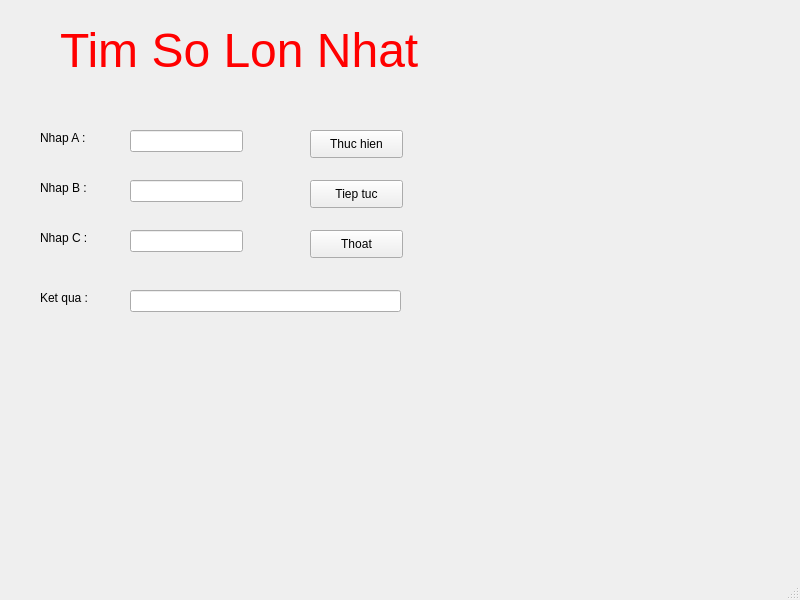
<?xml version="1.0" encoding="UTF-8"?>
<ui version="4.0">
 <class>MainWindow</class>
 <widget class="QMainWindow" name="MainWindow">
  <property name="geometry">
   <rect>
    <x>0</x>
    <y>0</y>
    <width>800</width>
    <height>600</height>
   </rect>
  </property>
  <property name="windowTitle">
   <string>MainWindow</string>
  </property>
  <widget class="QWidget" name="centralwidget">
   <widget class="QLineEdit" name="lineEdit_A">
    <property name="geometry">
     <rect>
      <x>130</x>
      <y>130</y>
      <width>113</width>
      <height>22</height>
     </rect>
    </property>
   </widget>
   <widget class="QLineEdit" name="lineEdit_B">
    <property name="geometry">
     <rect>
      <x>130</x>
      <y>180</y>
      <width>113</width>
      <height>22</height>
     </rect>
    </property>
   </widget>
   <widget class="QLineEdit" name="lineEdit_C">
    <property name="geometry">
     <rect>
      <x>130</x>
      <y>230</y>
      <width>113</width>
      <height>22</height>
     </rect>
    </property>
   </widget>
   <widget class="QPushButton" name="pushButton_ThucHien">
    <property name="geometry">
     <rect>
      <x>310</x>
      <y>130</y>
      <width>93</width>
      <height>28</height>
     </rect>
    </property>
    <property name="text">
     <string>Thuc hien</string>
    </property>
   </widget>
   <widget class="QPushButton" name="pushButton_TiepTuc">
    <property name="geometry">
     <rect>
      <x>310</x>
      <y>180</y>
      <width>93</width>
      <height>28</height>
     </rect>
    </property>
    <property name="text">
     <string>Tiep tuc</string>
    </property>
   </widget>
   <widget class="QPushButton" name="pushButton_Thoat">
    <property name="geometry">
     <rect>
      <x>310</x>
      <y>230</y>
      <width>93</width>
      <height>28</height>
     </rect>
    </property>
    <property name="text">
     <string>Thoat</string>
    </property>
   </widget>
   <widget class="QLineEdit" name="lineEdit_4">
    <property name="geometry">
     <rect>
      <x>130</x>
      <y>290</y>
      <width>271</width>
      <height>22</height>
     </rect>
    </property>
   </widget>
   <widget class="QLabel" name="label">
    <property name="geometry">
     <rect>
      <x>40</x>
      <y>130</y>
      <width>55</width>
      <height>16</height>
     </rect>
    </property>
    <property name="text">
     <string>Nhap A : </string>
    </property>
   </widget>
   <widget class="QLabel" name="label_2">
    <property name="geometry">
     <rect>
      <x>60</x>
      <y>20</y>
      <width>481</width>
      <height>61</height>
     </rect>
    </property>
    <property name="font">
     <font>
      <pointsize>36</pointsize>
     </font>
    </property>
    <property name="text">
     <string>&lt;html&gt;&lt;head/&gt;&lt;body&gt;&lt;p&gt;&lt;span style=&quot; color:#ff0000;&quot;&gt;Tim So Lon Nhat&lt;/span&gt;&lt;/p&gt;&lt;/body&gt;&lt;/html&gt;</string>
    </property>
   </widget>
   <widget class="QLabel" name="label_3">
    <property name="geometry">
     <rect>
      <x>40</x>
      <y>180</y>
      <width>55</width>
      <height>16</height>
     </rect>
    </property>
    <property name="text">
     <string>Nhap B : </string>
    </property>
   </widget>
   <widget class="QLabel" name="label_4">
    <property name="geometry">
     <rect>
      <x>40</x>
      <y>230</y>
      <width>55</width>
      <height>16</height>
     </rect>
    </property>
    <property name="text">
     <string>Nhap C : </string>
    </property>
   </widget>
   <widget class="QLabel" name="label_5">
    <property name="geometry">
     <rect>
      <x>40</x>
      <y>290</y>
      <width>55</width>
      <height>16</height>
     </rect>
    </property>
    <property name="text">
     <string>Ket qua :</string>
    </property>
   </widget>
  </widget>
  <widget class="QMenuBar" name="menubar">
   <property name="geometry">
    <rect>
     <x>0</x>
     <y>0</y>
     <width>800</width>
     <height>26</height>
    </rect>
   </property>
  </widget>
  <widget class="QStatusBar" name="statusbar"/>
 </widget>
 <resources/>
 <connections/>
</ui>
